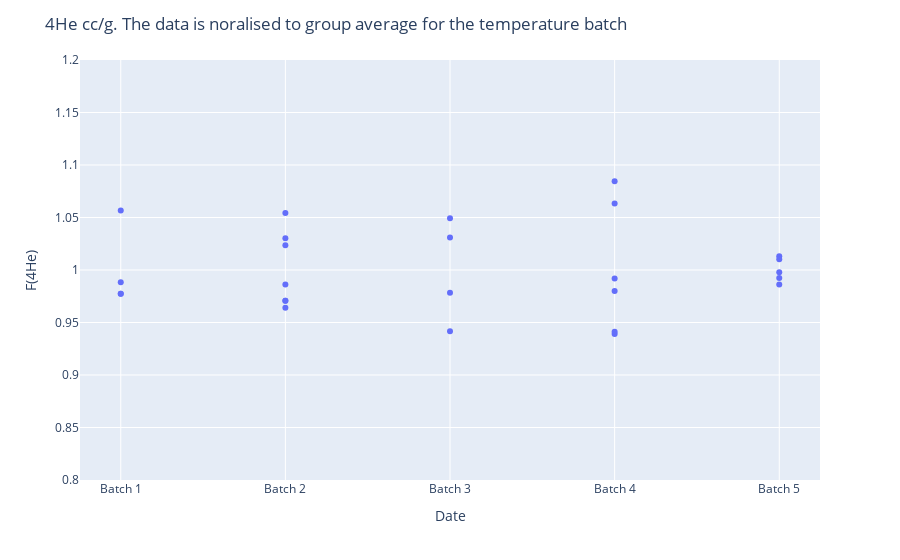

This figure's notebook cell:
### Code cell
fig = px.scatter(df, x=df['Batch'], y=df['4He % delta'], log_y=False)
#fig.add_scatter(x=dft.index, y=f['fa/mbar'], mode='scatter', name='Nitrogen')



fig.update_layout(
    title="4He cc/g. The data is noralised to group average for the temperature batch",
    xaxis_title="Date",
    yaxis_title="F(4He) ")

fig.update_yaxes(range=[0.8,1.2]) 
fig.update_xaxes

fig.show()

### Figure 1 — Plotly figure (JSON) as saved in the notebook; plotly's stock layout.template omitted (floating-point values rounded to 4 significant figures)
{"data": [{"hovertemplate": "Batch=%{x}<br>4He % delta=%{y}<extra></extra>", "legendgroup": "", "marker": {"color": "#636efa", "symbol": "circle"}, "mode": "markers", "name": "", "showlegend": false, "type": "scatter", "x": ["Batch 1", "Batch 1", "Batch 1", "Batch 1", "Batch 2", "Batch 2", "Batch 2", "Batch 2", "Batch 2", "Batch 2", "Batch 2", "Batch 3", "Batch 3", "Batch 3", "Batch 3", "Batch 3", "Batch 4", "Batch 4", "Batch 4", "Batch 4", "Batch 4", "Batch 4", "Batch 5", "Batch 5", "Batch 5", "Batch 5", "Batch 5"], "xaxis": "x", "y": [0.9774, 0.9884, 0.9774, 1.057, 1.024, 0.9642, 1.054, 0.9862, 0.9708, 1.03, 0.9708, 1.031, null, 1.049, 0.9782, 0.9416, 0.939, 0.9413, 0.9799, 1.085, 0.992, 1.063, 1.013, 0.9863, 0.9978, 1.01, 0.9924], "yaxis": "y"}], "layout": {"legend": {"tracegroupgap": 0}, "margin": {"t": 60}, "title": {"text": "4He cc/g. The data is noralised to group average for the temperature batch"}, "xaxis": {"anchor": "y", "domain": [0, 1], "title": {"text": "Date"}}, "yaxis": {"anchor": "x", "domain": [0, 1], "range": [0.8, 1.2], "title": {"text": "F(4He) "}}}}
